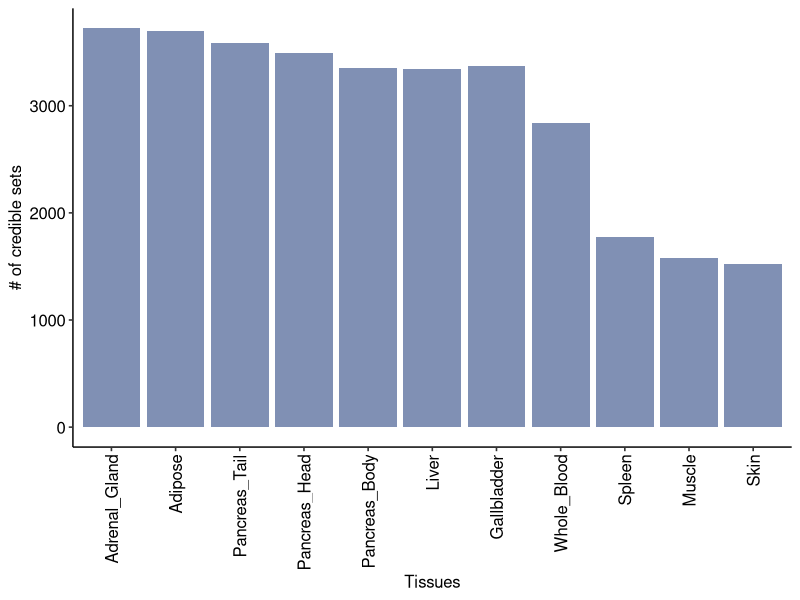
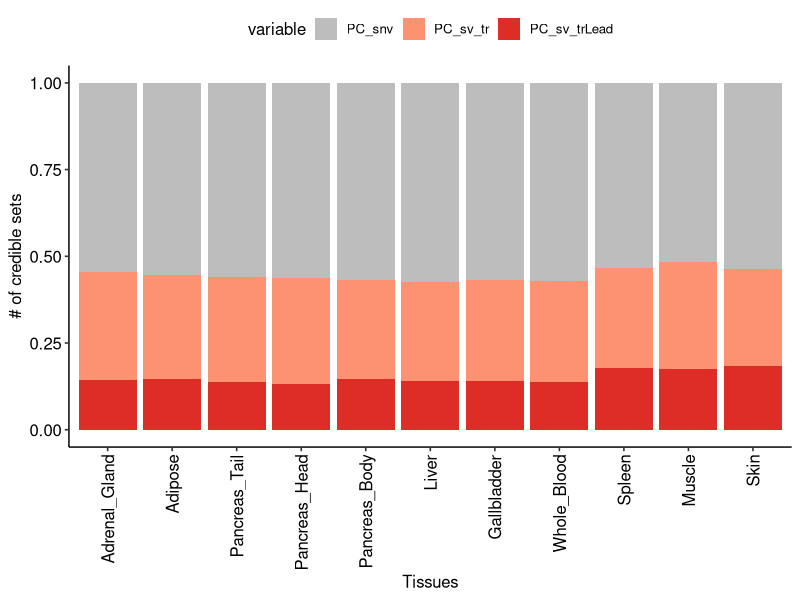
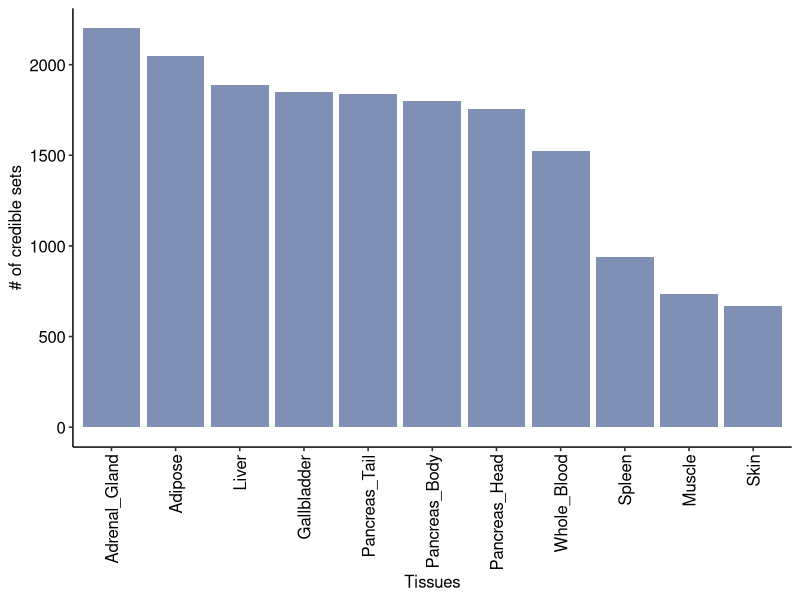
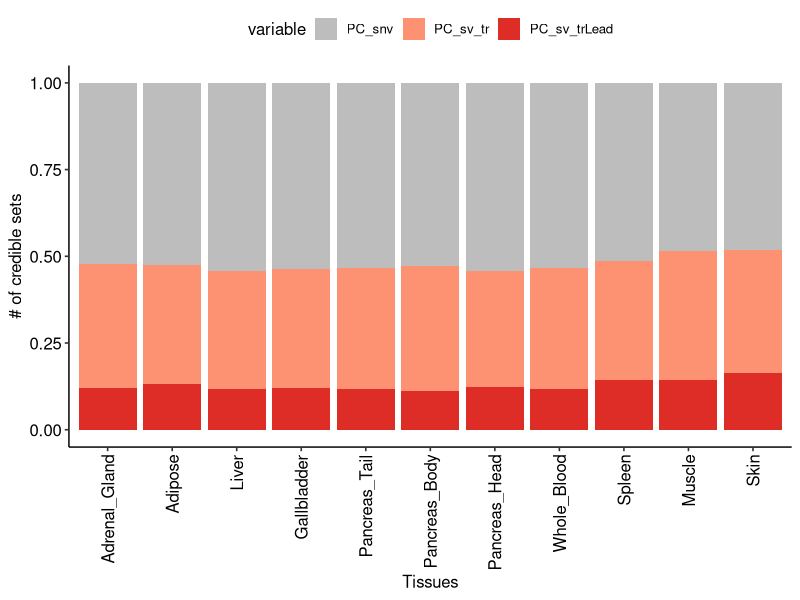

These figures' R source, in order:
#====================================#
# join finemapping res of sQTL #
# # Supp-Figure-36 # #
#===================================#

library(data.table)
library(dplyr)
library(magrittr)
library(ggplot2)
library(ggpubr)

setwd("/path/to/GTOP_code/supp/supp_fig36")
df_plotall <- fread("./input/Figure S36.txt")

# supp.Figure.36a join finemapping res of juQTL ---------------------------


df_plot <- df_plotall %>% dplyr::filter(qtltype=="juQTL")
order <- c(
  "Adrenal_Gland","Adipose",  "Pancreas_Tail", "Pancreas_Head","Pancreas_Body",
  "Liver", "Gallbladder",  "Whole_Blood", "Spleen", "Muscle", "Skin"
)
df_plot$Var1<-factor(df_plot$Var1,levels = order )
p1 <- ggplot(df_plot,aes(x=Var1,y=Freq,fill=Var2)) + geom_bar(stat = "identity",position = "stack", fill="#8090b4") +
  theme_pubr() +
  theme(axis.text.x = element_text(angle = 90,hjust = 1,vjust = .5)) + 
  xlab("Tissues") + ylab("# of credible sets");p1

library(reshape2)
df_plot.w <- dcast(df_plot,Var1 ~ Var2, value.var = "Freq")
names(df_plot.w) <- c("Tissue","SNV","SV_TR","SV_TR_lead")
df_plot.w$total <- apply(df_plot.w[,-1],1,sum)

df_plot.w %<>% mutate(PC_snv = SNV/total, PC_sv_tr=SV_TR/total, PC_sv_trLead=SV_TR_lead/total) %>% select(Tissue,PC_snv,PC_sv_tr,PC_sv_trLead)

df_plot.wl <- melt(df_plot.w,id.vars = "Tissue")
df_plot.wl$Tissue <- as.character(df_plot.wl$Tissue)
df_plot.wl$Tissue <- factor(df_plot.wl$Tissue, levels = order)
p2 <- ggplot(df_plot.wl,aes(x=Tissue,y=value,fill=variable)) + geom_bar(stat = "identity",position = "stack") + theme_pubr() + 
  scale_fill_manual(breaks = c("PC_snv","PC_sv_tr","PC_sv_trLead"),values = c("#bdbdbd","#fc9272","#de2d26")) + 
  theme(axis.text.x = element_text(angle = 90,hjust = 1,vjust = .5)) + 
  xlab("Tissues") + ylab("# of credible sets");p2



# supp.Figure.36b join finemapping res of tuQTL ---------------------------


df_plot <- df_plotall %>% dplyr::filter(qtltype=="tuQTL")
order <- c(
  "Adrenal_Gland","Adipose","Liver","Gallbladder","Pancreas_Tail","Pancreas_Body",
  "Pancreas_Head","Whole_Blood", "Spleen", "Muscle", "Skin"
)
df_plot$Var1<-factor(df_plot$Var1,levels = order )
p3 <- ggplot(df_plot,aes(x=Var1,y=Freq)) + geom_bar(stat = "identity",position = "stack", fill="#8090b4") + 
  theme_pubr() + 
  theme(axis.text.x = element_text(angle = 90,hjust = 1,vjust = .5)) + 
  xlab("Tissues") + ylab("# of credible sets");p3

library(reshape2)
df_plot.w <- dcast(df_plot,Var1 ~ Var2, value.var = "Freq")
names(df_plot.w) <- c("Tissue","SNV","SV_TR","SV_TR_lead")
df_plot.w$total <- apply(df_plot.w[,-1],1,sum)

df_plot.w %<>% mutate(PC_snv = SNV/total, PC_sv_tr=SV_TR/total, PC_sv_trLead=SV_TR_lead/total) %>% select(Tissue,PC_snv,PC_sv_tr,PC_sv_trLead)
df_plot.wl <- melt(df_plot.w,id.vars = "Tissue")
df_plot.wl$Tissue <- as.character(df_plot.wl$Tissue)
df_plot.wl$Tissue <- factor(df_plot.wl$Tissue, levels = order)
p4 <- ggplot(df_plot.wl,aes(x=Tissue,y=value,fill=variable)) + geom_bar(stat = "identity",position = "stack") + theme_pubr() + 
  scale_fill_manual(breaks = c("PC_snv","PC_sv_tr","PC_sv_trLead"),values = c("#bdbdbd","#fc9272","#de2d26")) + 
  theme(axis.text.x = element_text(angle = 90,hjust = 1,vjust = .5)) + 
  xlab("Tissues") + ylab("# of credible sets");p4
